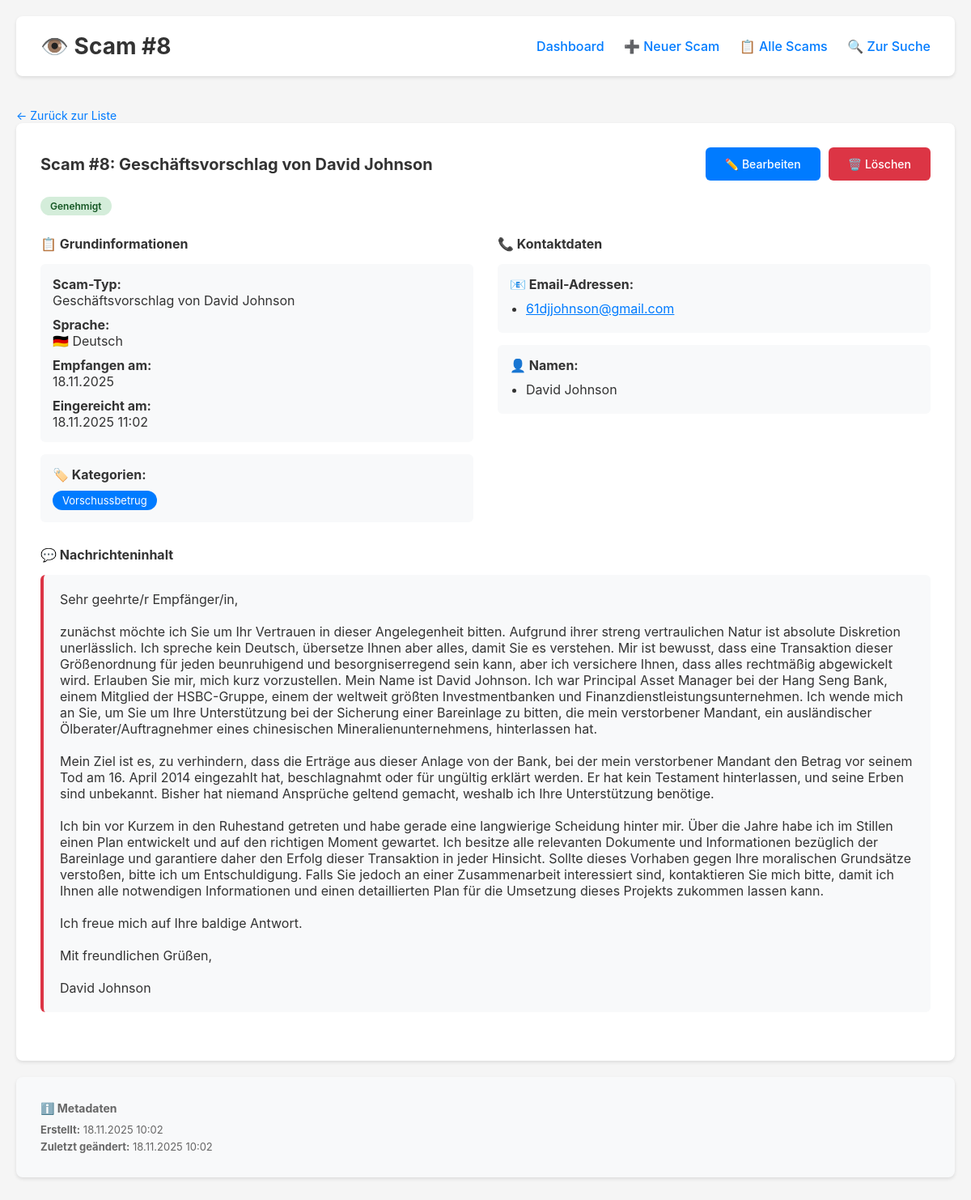
Page /admin/view-scam.php?id=8 on the committed database.
### tables this page shows
CREATE TABLE `scams` (
  `id` int NOT NULL,
  `scam_type` varchar(100) NOT NULL,
  `message_content` text NOT NULL,
  `language` varchar(10) DEFAULT 'de',
  `date_received` date DEFAULT NULL,
  `date_submitted` datetime DEFAULT CURRENT_TIMESTAMP,
  `notes` text,
  `status` enum('pending','approved','rejected') DEFAULT 'approved',
  `ip_address` varchar(45) DEFAULT NULL,
  `created_at` timestamp NULL DEFAULT CURRENT_TIMESTAMP,
  `updated_at` timestamp NULL DEFAULT CURRENT_TIMESTAMP ON UPDATE CURRENT_TIMESTAMP
);

CREATE TABLE `scam_categories` (
  `id` int NOT NULL,
  `name` varchar(100) NOT NULL,
  `description` text
);

CREATE TABLE `scam_emails` (
  `id` int NOT NULL,
  `scam_id` int NOT NULL,
  `email_address` varchar(255) NOT NULL
);

CREATE TABLE `scam_names` (
  `id` int NOT NULL,
  `scam_id` int NOT NULL,
  `name` varchar(255) NOT NULL
);

### config/database.php (called while the page is built, shortened)
<?php
function getDbConnection() {
    static $pdo = null;
    if ($pdo === null) {
        try {
            $dsn = "mysql:host=" . DB_HOST . ";dbname=" . DB_NAME . ";charset=" . DB_CHARSET;
            $options = [
                PDO::ATTR_ERRMODE            => PDO::ERRMODE_EXCEPTION,
                PDO::ATTR_DEFAULT_FETCH_MODE => PDO::FETCH_ASSOC,
                PDO::ATTR_EMULATE_PREPARES   => true,
            ];
            $pdo = new PDO($dsn, DB_USER, DB_PASS, $options);
        } catch (PDOException $e) {
            error_log("Database connection failed: " . $e->getMessage());
            die("Database connection failed. Please try again later.");
        }
    }
    return $pdo;
}
function executeQuery($sql, $params = []) {
    try {
        $pdo = getDbConnection();
        $stmt = $pdo->prepare($sql);
        $stmt->execute($params);
        return $stmt;
    } catch (PDOException $e) {
        error_log("Query execution failed: " . $e->getMessage());
        throw $e;
    }
}
function fetchOne($sql, $params = []) {
    $stmt = executeQuery($sql, $params);
    return $stmt->fetch();
}
function fetchAll($sql, $params = []) {
    $stmt = executeQuery($sql, $params);
    return $stmt->fetchAll();
}

### admin/view-scam.php (the view, shortened to what this page needs)
<?php
require_once '../config/database.php';
require_once '../includes/functions.php';
$scamId = isset($_GET['id']) ? intval($_GET['id']) : 0;
try {
    $scam = getScamById($scamId);
} catch (Exception $e) {
    die("Error loading scam: " . $e->getMessage());
}
require_once '../includes/admin-header.php';
?>
<a href="list-scams.php" class="back-link">← Zurück zur Liste</a>
<div class="content-section">
    <div class="section-header">
        <h2>Scam #<?php echo h($scam['id']); ?>: <?php echo h($scam['scam_type']); ?></h2>
        <div style="display: flex; gap: 10px;">
            <a href="edit-scam.php?id=<?php echo h($scam['id']); ?>" class="btn btn-primary">✏️ Bearbeiten</a>
            <a href="delete-scam.php?id=<?php echo h($scam['id']); ?>"
               class="btn btn-danger"
               onclick="return confirm('Diesen Scam wirklich löschen?')">🗑️ Löschen</a>
        </div>
    </div>
    <div style="margin-bottom: 25px;">
        <?php echo getStatusBadge($scam['status']); ?>
    </div>
    <div style="display: grid; grid-template-columns: 1fr 1fr; gap: 30px; margin-bottom: 30px;">
        <div>
            <h3 style="font-size: 16px; margin-bottom: 15px; color: #333;">📋 Grundinformationen</h3>
            <div style="background: #f8f9fa; padding: 15px; border-radius: 6px; margin-bottom: 15px;">
                <div style="margin-bottom: 10px;">
                    <strong>Scam-Typ:</strong><br>
                    <?php echo h($scam['scam_type']); ?>
                </div>
                <div style="margin-bottom: 10px;">
                    <strong>Sprache:</strong><br>
                    <?php
                    $languages = [
                        'de' => '🇩🇪 Deutsch',
                        'en' => '🇬🇧 Englisch',
                        'fr' => '🇫🇷 Französisch',
                        'es' => '🇪🇸 Spanisch',
                        'other' => '🌍 Andere'
                    ];
                    echo h($languages[$scam['language']] ?? $scam['language']);
                    ?>
                </div>
                <div style="margin-bottom: 10px;">
                    <strong>Empfangen am:</strong><br>
                    <?php echo $scam['date_received'] ? formatDate($scam['date_received']) : '-'; ?>
                </div>
                <div>
                    <strong>Eingereicht am:</strong><br>
                    <?php echo formatDateTime($scam['date_submitted']); ?>
                </div>
            </div>
            <?php if (!empty($scam['categories'])): ?>
            <div style="background: #f8f9fa; padding: 15px; border-radius: 6px;">
                <strong>🏷️ Kategorien:</strong><br>
                <div style="margin-top: 10px; display: flex; flex-wrap: gap; gap: 8px;">
                    <?php foreach ($scam['categories'] as $cat): ?>
                    <span style="background: #007bff; color: white; padding: 4px 12px; border-radius: 12px; font-size: 13px;">
                        <?php echo h($cat['name']); ?>
                    </span>
                    <?php endforeach; ?>
                </div>
            </div>
            <?php endif; ?>
        </div>
        <div>
            <h3 style="font-size: 16px; margin-bottom: 15px; color: #333;">📞 Kontaktdaten</h3>
            <?php if (!empty($scam['emails'])): ?>
            <div style="background: #f8f9fa; padding: 15px; border-radius: 6px; margin-bottom: 15px;">
                <strong>📧 Email-Adressen:</strong>
                <ul style="margin: 10px 0 0 0; padding-left: 20px;">
                    <?php foreach ($scam['emails'] as $email): ?>
                    <li style="margin-bottom: 5px;">
                        <a href="mailto:<?php echo h($email['email_address']); ?>" style="color: #007bff;">
                            <?php echo h($email['email_address']); ?>
                        </a>
                    </li>
                    <?php endforeach; ?>
                </ul>
            </div>
            <?php endif; ?>
            <?php if (!empty($scam['names'])): ?>
            <div style="background: #f8f9fa; padding: 15px; border-radius: 6px; margin-bottom: 15px;">
                <strong>👤 Namen:</strong>
                <ul style="margin: 10px 0 0 0; padding-left: 20px;">
                    <?php foreach ($scam['names'] as $name): ?>
                    <li style="margin-bottom: 5px;"><?php echo h($name['name']); ?></li>
                    <?php endforeach; ?>
                </ul>
            </div>
            <?php endif; ?>
        </div>
    </div>
    <div style="margin-bottom: 30px;">
        <h3 style="font-size: 16px; margin-bottom: 15px; color: #333;">💬 Nachrichteninhalt</h3>
        <div style="background: #f8f9fa; padding: 20px; border-radius: 6px; border-left: 4px solid #dc3545;">
            <pre style="white-space: pre-wrap; word-wrap: break-word; font-family: inherit; margin: 0;"><?php echo h($scam['message_content']); ?></pre>
        </div>
    </div>
</div>
<div class="content-section" style="background: #f8f9fa;">
    <h3 style="font-size: 14px; margin-bottom: 10px; color: #666;">ℹ️ Metadaten</h3>
    <div style="font-size: 13px; color: #666;">
        <div style="margin-bottom: 5px;">
            <strong>Erstellt:</strong> <?php echo formatDateTime($scam['created_at']); ?>
        </div>
        <div>
            <strong>Zuletzt geändert:</strong> <?php echo formatDateTime($scam['updated_at']); ?>
        </div>
    </div>
</div>
<?php require_once '../includes/admin-footer.php'; ?>

### includes/functions.php (shortened to what this page needs)
<?php
function h($string) {
    return htmlspecialchars($string ?? '', ENT_QUOTES, 'UTF-8');
}
function getScamById($id) {
    $scam = fetchOne("SELECT * FROM scams WHERE id = :id", [':id' => $id]);
    $scam['emails'] = fetchAll("SELECT * FROM scam_emails WHERE scam_id = :id", [':id' => $id]);
    $scam['names'] = fetchAll("SELECT * FROM scam_names WHERE scam_id = :id", [':id' => $id]);
    $scam['phones'] = fetchAll("SELECT * FROM scam_phone_numbers WHERE scam_id = :id", [':id' => $id]);
    $scam['categories'] = fetchAll(
        "SELECT sc.* FROM scam_categories sc
         JOIN scam_category_link scl ON sc.id = scl.category_id
         WHERE scl.scam_id = :id",
        [':id' => $id]
    );
    return $scam;
}
function formatDate($date, $format = 'd.m.Y') {
    return date($format, strtotime($date));
}
function formatDateTime($datetime, $format = 'd.m.Y H:i') {
    return date($format, strtotime($datetime));
}
function getStatusBadge($status) {
    $statusText = [
        'approved' => 'Genehmigt',
        'pending' => 'Ausstehend',
        'rejected' => 'Abgelehnt'
    ];
    return '<span class="status-badge status-' . h($status) . '">'
           . h($statusText[$status] ?? $status) . '</span>';
}

### assets/css/admin.css (style rules this page uses)
* { margin: 0; padding: 0; box-sizing: border-box; }
body { font-family: -apple-system, BlinkMacSystemFont, 'Segoe UI', Arial, sans-serif; background-color: #f5f5f5; padding: 20px; color: #333; }
.back-link { color: #007bff; text-decoration: none; font-size: 14px; display: inline-block; margin-top: 10px; }
.content-section { background: white; padding: 30px; border-radius: 8px; box-shadow: 0 2px 4px rgba(0,0,0,0.1); margin-bottom: 20px; }
.section-header { display: flex; justify-content: space-between; align-items: center; margin-bottom: 20px; }
.section-header h2 { color: #333; font-size: 20px; }
.status-badge { display: inline-block; padding: 4px 12px; border-radius: 12px; font-size: 12px; font-weight: 600; }
.status-approved { background-color: #d4edda; color: #155724; }
.btn { padding: 12px 24px; border: none; border-radius: 6px; font-size: 14px; font-weight: 500; cursor: pointer; text-decoration: none; display: inline-block; transition: background-color 0.2s; }
.btn-primary { background-color: #007bff; color: white; }
.btn-danger { background-color: #dc3545; color: white; }

### rows in the picture
scams: id "8", scam_type "Geschäftsvorschlag von David Johnson", status "Genehmigt", language "🇩🇪 Deutsch", date_received "18.11.2025", date_submitted "18.11.2025 11:02", message_content "Sehr geehrte/r Empfänger/in, zunächst möchte ich Sie um Ihr Vertrauen in dieser Angelegenheit bitten. Aufgrund ihrer streng vertraulichen Natur ist absolute Diskretion unerlässlich. Ich spreche kein Deutsch, übersetze Ihnen aber alles, damit Sie es verstehen. Mir ist bewusst, dass eine Transaktion dieser Größenordnung für jeden beunruhigend und besorgniserregend sein kann, aber ich versichere Ihnen, dass alles rechtmäßig abgewickelt wird. Erlauben Sie mir, mich kurz vorzustellen. Mein Name ist David Johnson. Ich war Principal Asset Manager bei der Hang Seng Bank, einem Mitglied der HSBC-Gruppe, einem der weltweit größten Investmentbanken und Finanzdienstleistungsunternehmen. Ich wende mich…", created_at "18.11.2025 10:02", updated_at "18.11.2025 10:02"
scam_categories: name "Vorschussbetrug"
scam_emails: email_address "61djjohnson@gmail.com"
scam_names: name "David Johnson"

### other values in the picture
$pageIcon "👁️"
$pageTitle "Scam #8"
